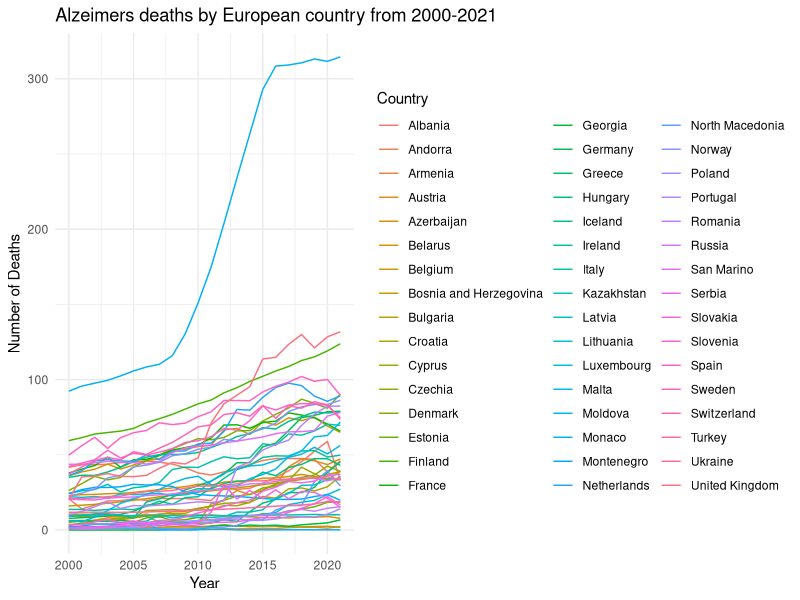

Source code (R):
## ---- chunk 1
#| include: FALSE
library(here)
library(tidyverse)
library(dplyr)
library(ggplot2)
## ---- chunk 2
#| results: 'hide'
#| message: FALSE
#Loading raw data into R
read_csv(here("death-rate-from-alzheimers-other-dementias-ghe.csv"))

#Reading dataset into a dataframe
df<-read.csv("death-rate-from-alzheimers-other-dementias-ghe.csv")

## ---- chunk 3
#| include: FALSE
head(df,10)

## ---- chunk 4
#1. Define a vector of European countries to give me something to reduce my raw data based upon 

european_countries<- c(
  "Albania", "Andorra", "Armenia", "Austria", "Azerbaijan", 
  "Belarus", "Belgium", "Bosnia and Herzegovina", "Bulgaria", 
  "Croatia", "Cyprus", "Czechia", "Denmark", "Estonia", "Finland",
  "France", "Georgia", "Germany", "Greece", "Hungary", "Iceland", 
  "Ireland", "Italy", "Kazakhstan", "Latvia", "Lithuania", "Luxembourg", "Malta", "Moldova", "Monaco", "Montenegro", "Netherlands", "North Macedonia", "Norway", "Poland", "Portugal", "Romania", "Russia", "San Marino", "Serbia", "Slovakia", "Slovenia", "Spain", "Sweden", "Switzerland", "Turkey", "Ukraine",
  "United Kingdom" 
)


#2. Filter the data frame 
#Use the command filter to keep all rows where the value in the "Entity" column is also present in the 'european_countries' vector that was created

europe_alzheimers_df<-df %>%
  filter(Entity %in% european_countries)


#3. Displaying first few rows of the new data frame 

print(head(europe_alzheimers_df))


#4. Counting the number of rows in the original date frame and the new data frame to check that the intended rows were removed 

print(paste("Original rows:", nrow(df)))
print(paste("European rows:", nrow(europe_alzheimers_df)))


#5. Saving the new data set with just European countries in it 
write.csv(europe_alzheimers_df, "european_alzeimers_deaths.csv", row.names = FALSE)


#6 Viewing the new clean data set 
view(europe_alzheimers_df)

#7 Renaming columns 
europe_alzheimers_deaths<- europe_alzheimers_df %>%
  rename(Country = Entity,
         DeathRate = Death.rate.from.alzheimer.disease.and.other.dementias.among.both.sexes)

#8 Viewing final clean data set 
view(europe_alzheimers_deaths)

## ---- chunk 5
ggplot(europe_alzheimers_deaths, aes(x = Year, y = DeathRate, colour = Country, group = Country)) +
  geom_line() +
  labs (title = "Alzeimers deaths by European country from 2000-2021",
  x = "Year",
  y = "Number of Deaths",
  colour = "Country") +
  theme_minimal()
